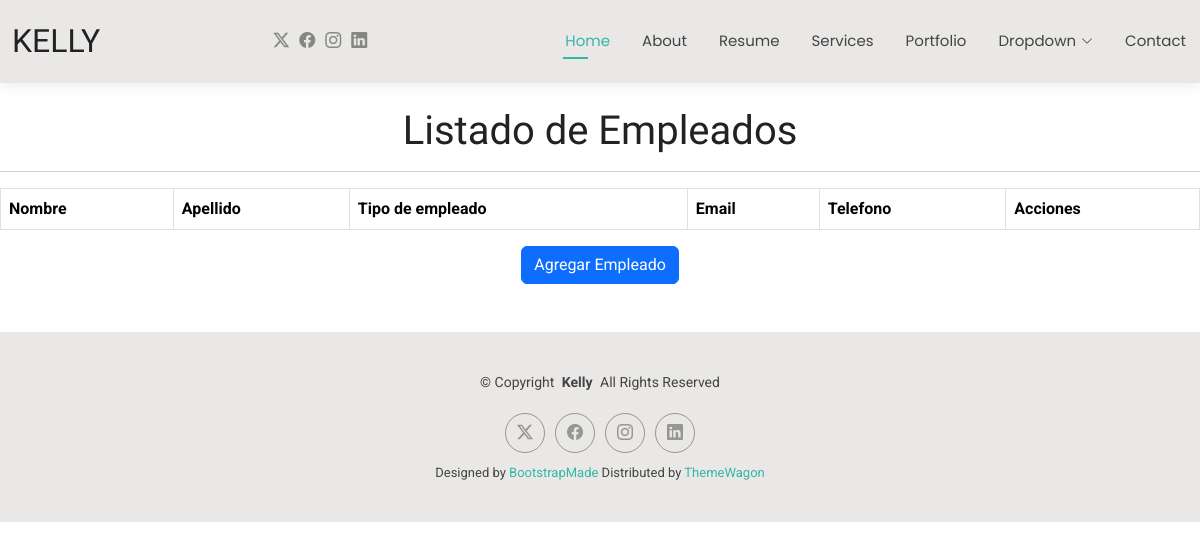
The app's page /empleado, older data.
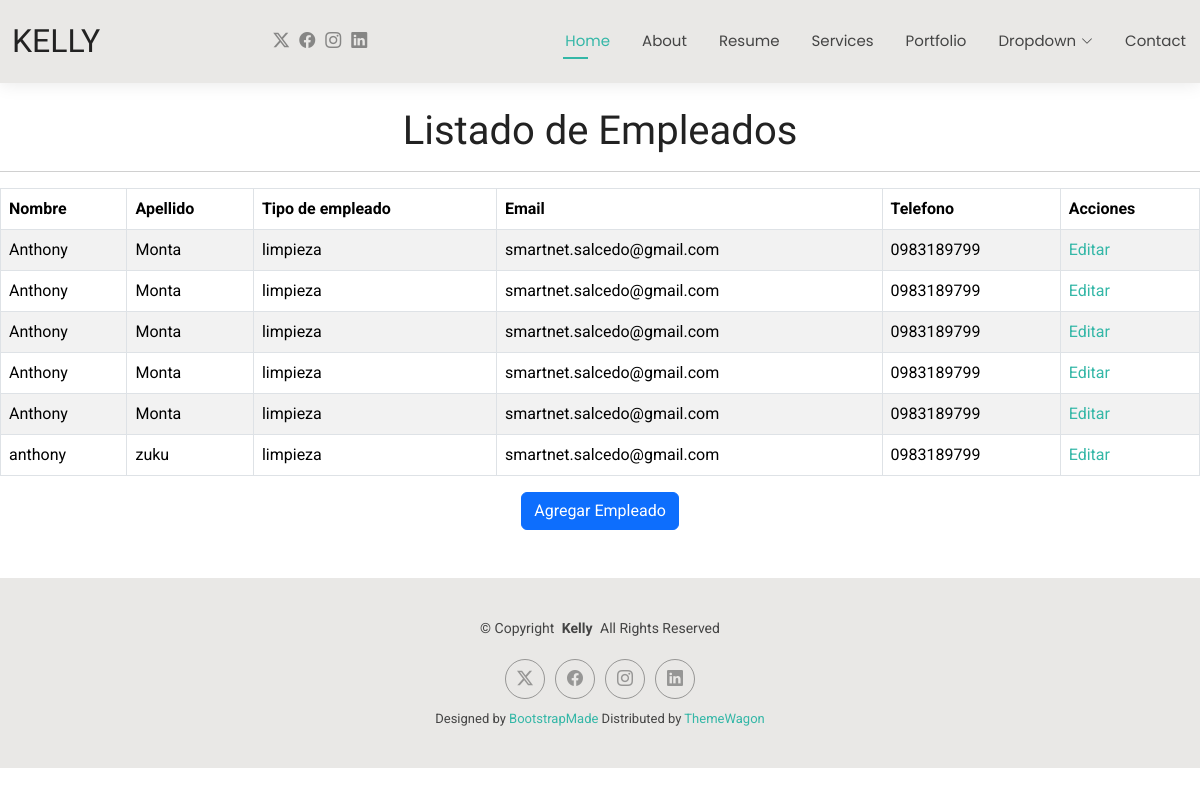
The same page, newer data.
### Aplicaciones/Empleado/models.py (models this page shows, shortened)
class Empleado(models.Model):
    nombre = models.CharField(max_length=100)
    apellido = models.CharField(max_length=100)
    tipo_empleado = models.CharField(max_length=50)
    email = models.EmailField()
    telefono = models.CharField(max_length=20)

### Aplicaciones/Empleado/views.py (the view)
# urls.py: path('', RedirectView.as_view(url=reverse_lazy('empleado'),permanent=False)),
def empleado(request):
    lista_empleados = Empleado.objects.all()
    return render(request, 'empleado.html', {'lista_empleados': lista_empleados})

### Aplicaciones/Empleado/templates/empleado.html
{% extends "plantillas.html" %}
{% load static %}
{% block body %}
<br>
<h1 class="text-center">Listado de Empleados</h1>
<hr>
<table class="table table-bordered table-striped table-hover ">
    <thead>
        <tr>
            <th>Nombre</th>
            <th>Apellido</th>
            <th>Tipo de empleado</th>
            <th>Email</th>
            <th>Telefono</th>
            <th>Acciones</th>
        </tr>
    </thead>
    <tbody>
        {% for empleado in lista_empleados %}
        <tr>
            <td>{{ empleado.nombre }}</td>
            <td>{{ empleado.apellido }}</td>
            <td>{{ empleado.tipo_empleado }}</td>
            <td>{{ empleado.email }}</td>
            <td>{{ empleado.telefono }}</td>
            <td><a href="{% url 'editarEmpleado' empleado.id %}">Editar</a></td>
        </tr>
        {% endfor %}
    </tbody>
</table>
<div class="text-center ">
    <a href="nuevoEmpleado" class="btn btn-primary " >
        Agregar Empleado
    </a>
</div>
<br>
<br>
{% endblock %}

### Aplicaciones/templates/plantillas.html (shortened to what this page needs)
{% load static %}
<!DOCTYPE html>
<html lang="en">
<head>
  <link href="{% static 'plantilla/Kelly/assets/vendor/bootstrap/css/bootstrap.min.css' %}" rel="stylesheet">
  <link href="{% static 'plantilla/Kelly/assets/vendor/bootstrap-icons/bootstrap-icons.css' %}" rel="stylesheet">
  <link href="{% static 'plantilla/Kelly/assets/vendor/aos/aos.css' %}" rel="stylesheet">
  <link href="{% static 'plantilla/Kelly/assets/vendor/swiper/swiper-bundle.min.css' %}" rel="stylesheet">
  <link href="{% static 'plantilla/Kelly/assets/vendor/glightbox/css/glightbox.min.css' %}" rel="stylesheet">
  <link href="{% static 'plantilla/Kelly/assets/css/main.css' %}" rel="stylesheet">
  <link rel="stylesheet" href="https://cdnjs.cloudflare.com/ajax/libs/font-awesome/6.7.2/css/all.min.css" />
</head>
<body class="index-page">
  <header id="header" class="header d-flex align-items-center light-background sticky-top">
    <div class="container-fluid position-relative d-flex align-items-center justify-content-between">
      <a href="index.html" class="logo d-flex align-items-center me-auto me-xl-0">
        <h1 class="sitename">Kelly</h1>
      </a>
      <nav id="navmenu" class="navmenu">
        <ul>
          <li><a href="index.html" class="active">Home</a></li>
          <li><a href="about.html">About</a></li>
          <li><a href="resume.html">Resume</a></li>
          <li><a href="services.html">Services</a></li>
          <li><a href="portfolio.html">Portfolio</a></li>
          <li class="dropdown"><a href="#"><span>Dropdown</span> <i class="bi bi-chevron-down toggle-dropdown"></i></a>
          </li>
          <li><a href="contact.html">Contact</a></li>
        </ul>
      </nav>
      <div class="header-social-links">
        <a href="#" class="twitter"><i class="bi bi-twitter-x"></i></a>
        <a href="#" class="facebook"><i class="bi bi-facebook"></i></a>
        <a href="#" class="instagram"><i class="bi bi-instagram"></i></a>
        <a href="#" class="linkedin"><i class="bi bi-linkedin"></i></a>
      </div>
    </div>
  </header>
  {% block body %}
  {% endblock %}
  <footer id="footer" class="footer light-background">
    <div class="container">
      <div class="copyright text-center">
        <p>© <span>Copyright</span> <strong class="px-1 sitename">Kelly</strong> <span>All Rights Reserved<br></span></p>
      </div>
      <div class="social-links d-flex justify-content-center">
        <a href=""><i class="bi bi-twitter-x"></i></a>
        <a href=""><i class="bi bi-facebook"></i></a>
        <a href=""><i class="bi bi-instagram"></i></a>
        <a href=""><i class="bi bi-linkedin"></i></a>
      </div>
      <div class="credits">
        Designed by <a href="https://bootstrapmade.com/">BootstrapMade</a> Distributed by <a href="https://themewagon.com">ThemeWagon</a>
      </div>
    </div>
  </footer>
</body>
</html>

### Ambiental/static/plantilla/Kelly/assets/css/main.css (style rules this page uses)
:root { --default-font: "Roboto", system-ui, -apple-system, "Segoe UI", Roboto, "Helvetica Neue", Arial, "Noto Sans", "Liberation Sans", sans-serif, "Apple Color Emoji", "Segoe UI Emoji", "Segoe UI Symbol", "Noto Color Emoji"; --heading-font: "Raleway", sans-serif; --nav-font: "Poppins", sans-serif; }
:root { --background-color: #ffffff; --default-color: #444444; --heading-color: #222222; --accent-color: #34b7a7; --surface-color: #ffffff; --contrast-color: #ffffff; }
:root { --nav-color: #444444; --nav-hover-color: #34b7a7; --nav-mobile-background-color: #ffffff; --nav-dropdown-background-color: #ffffff; --nav-dropdown-color: #444444; --nav-dropdown-hover-color: #34b7a7; }
.light-background { --background-color: #e9e8e6; --surface-color: #ffffff; }
:root { scroll-behavior: smooth; }
body { color: var(--default-color); background-color: var(--background-color); font-family: var(--default-font); }
a { color: var(--accent-color); text-decoration: none; transition: 0.3s; }
h1, h2, h3, h4, h5, h6 { color: var(--heading-color); font-family: var(--heading-font); }
.header { color: var(--default-color); background-color: var(--background-color); padding: 15px 0; transition: all 0.5s; z-index: 997; box-shadow: 0px 0 18px rgba(0, 0, 0, 0.1); }
.header .logo { line-height: 1; }
.header .logo h1 { font-size: 32px; margin: 0; font-weight: 300; text-transform: uppercase; color: var(--heading-color); }
.header .header-social-links { padding-right: 15px; }
.header .header-social-links a { color: color-mix(in srgb, var(--default-color), transparent 40%); padding-left: 6px; display: inline-block; transition: 0.3s; font-size: 16px; }
.header .header-social-links a i { line-height: 0px; }
@media (max-width: 1200px) { .header .logo { order: 1; } }
@media (max-width: 1200px) { .header .header-social-links { order: 2; } }
@media (max-width: 1200px) { .header .navmenu { order: 3; } }
@media (min-width: 1200px) { .navmenu { padding: 0; } }
@media (min-width: 1200px) { .navmenu ul { margin: 0; padding: 0; display: flex; list-style: none; align-items: center; } }
@media (min-width: 1200px) { .navmenu li { position: relative; } }
@media (min-width: 1200px) { .navmenu>ul>li { white-space: nowrap; padding: 15px 14px; } }
@media (min-width: 1200px) { .navmenu>ul>li:last-child { padding-right: 0; } }
@media (min-width: 1200px) { .navmenu a, .navmenu a:focus { color: var(--nav-color); font-size: 15px; padding: 0 2px; font-family: var(--nav-font); font-weight: 400; display: flex; align-items: center; justify-content: space-between; white-space: nowrap; transition: 0.3s; position: relative; } }
@media (min-width: 1200px) { .navmenu a i, .navmenu a:focus i { font-size: 12px; line-height: 0; margin-left: 5px; transition: 0.3s; } }
@media (min-width: 1200px) { .navmenu>ul>li>a:before { content: ""; position: absolute; height: 2px; bottom: -6px; left: 0; background-color: var(--nav-hover-color); visibility: hidden; width: 0px; transition: all 0.3s ease-in-out 0s; } }
@media (min-width: 1200px) { .navmenu a:hover:before, .navmenu li:hover>a:before, .navmenu .active:before { visibility: visible; width: 25px; } }
@media (min-width: 1200px) { .navmenu li:hover>a, .navmenu .active, .navmenu .active:focus { color: var(--nav-hover-color); } }
.footer { color: var(--default-color); background-color: var(--background-color); font-size: 14px; padding: 40px 0; position: relative; }
.footer .copyright p { margin-bottom: 0; }
.footer .social-links { margin-top: 20px; }
.footer .social-links a { display: flex; align-items: center; justify-content: center; width: 40px; height: 40px; border-radius: 50%; border: 1px solid color-mix(in srgb, var(--default-color), transparent 50%); font-size: 16px; color: color-mix(in srgb, var(--default-color), transparent 50%); margin: 0 5px; transition: 0.3s; }
.footer .credits { margin-top: 10px; font-size: 13px; text-align: center; }

Row changes from the older to the newer data that the page shows:
added Empleado: nombre "Anthony", apellido "Monta", tipo_empleado "limpieza", email "smartnet.salcedo@gmail.com", telefono "0983189799"
added Empleado: nombre "Anthony", apellido "Monta", tipo_empleado "limpieza", email "smartnet.salcedo@gmail.com", telefono "0983189799"
added Empleado: nombre "Anthony", apellido "Monta", tipo_empleado "limpieza", email "smartnet.salcedo@gmail.com", telefono "0983189799"
added Empleado: nombre "Anthony", apellido "Monta", tipo_empleado "limpieza", email "smartnet.salcedo@gmail.com", telefono "0983189799"
added Empleado: nombre "Anthony", apellido "Monta", tipo_empleado "limpieza", email "smartnet.salcedo@gmail.com", telefono "0983189799"
added Empleado: nombre "anthony", apellido "zuku", tipo_empleado "limpieza", email "smartnet.salcedo@gmail.com", telefono "0983189799"
